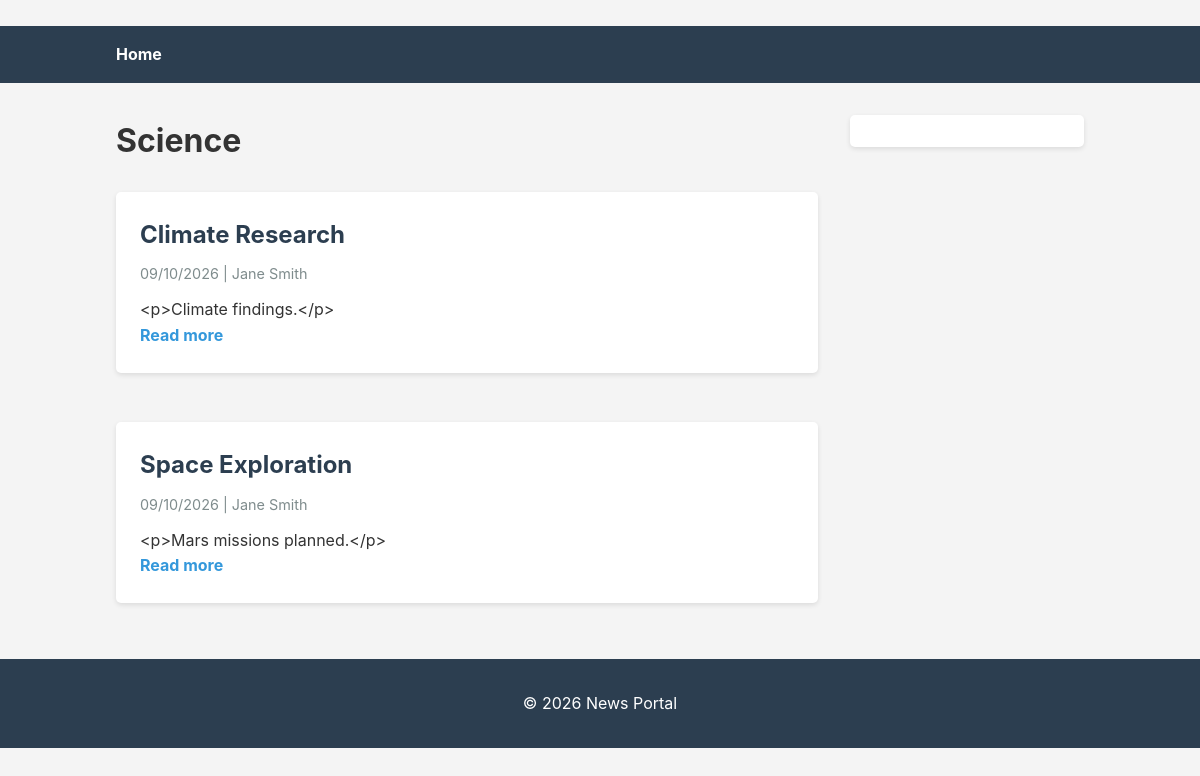
The page /news/category/2/ on the database its author committed.
### news/models.py (models this page shows, shortened)
class Category(models.Model):
    name = models.CharField(max_length=100)
    slug = models.SlugField(max_length=120, unique=True, blank=True)
    class Meta:
        ordering = ['name']
        verbose_name_plural = 'Categories'

class Article(models.Model):
    title = models.CharField(max_length=250)
    slug = models.SlugField(max_length=280, unique=True, blank=True)
    content = models.TextField()
    published_at = models.DateTimeField()
    image = models.ImageField(upload_to='articles/', blank=True, null=True)
    author = models.ForeignKey(Author, on_delete=models.CASCADE, related_name='articles')
    categories = models.ManyToManyField(Category, related_name='articles', blank=True)
    class Meta:
        ordering = ['-published_at']

class Author(models.Model):
    name = models.CharField(max_length=150)
    bio = models.TextField(blank=True)
    photo = models.ImageField(upload_to='authors/', blank=True, null=True)
    class Meta:
        ordering = ['name']

### news/views.py (the view)
# urls.py: path('category/<int:pk>/', views.category_detail, name='category_detail'),
def category_detail(request, pk):
    category = get_object_or_404(Category, pk=pk)
    articles = category.articles.select_related('author').prefetch_related('categories')
    return render(request, 'news/category_detail.html', {
        'category': category,
        'articles': articles,
    })

### templates/news/category_detail.html (shortened to what this page needs)
﻿{% extends 'base.html' %}
{% block content %}
    <h1>{{ category.name }}</h1>
    {% for article in articles %}
        {% include 'news/_article_card.html' %}
    {% empty %}
        <p>No articles in this category.</p>
    {% endfor %}
{% endblock %}

### templates/news/_article_card.html (shortened to what this page needs)
﻿{% load static %}
<div class="article-card">
    <h2><a href="{% url 'news:article_detail' article.pk %}">{{ article.title }}</a></h2>
    <p class="meta">{{ article.published_at|date:"d/m/Y" }} | {{ article.author.name }}</p>
    <p>{{ article.content|truncatewords:30 }}</p>
    <a href="{% url 'news:article_detail' article.pk %}" class="read-more">Read more</a>
</div>

### static/css/style.css (style rules this page uses)
body { font-family: -apple-system, BlinkMacSystemFont, 'Segoe UI', 'Roboto', 'Oxygen', 'Ubuntu', 'Cantarell', 'Fira Sans', 'Droid Sans', 'Helvetica Neue', sans-serif; line-height: 1.6; background-color: #f4f4f4; color: #333; }
.article-card { background-color: white; padding: 1.5rem; margin-bottom: 1.5rem; border-radius: 5px; box-shadow: 0 2px 5px rgba(0,0,0,0.1); }
.article-card h2 { margin-bottom: 0.5rem; }
.article-card h2 a { color: #2c3e50; text-decoration: none; }
.meta { color: #7f8c8d; font-size: 0.9rem; margin-bottom: 0.75rem; }
.read-more { color: #3498db; text-decoration: none; font-weight: bold; }

### rows shown on the page
Category: name "Science"
Article: title "Climate Research", published_at "09/10/2026", author.name "Jane Smith", content "<p>Climate findings.</p>"
Article: title "Space Exploration", published_at "09/10/2026", author.name "Jane Smith", content "<p>Mars missions planned.</p>"
